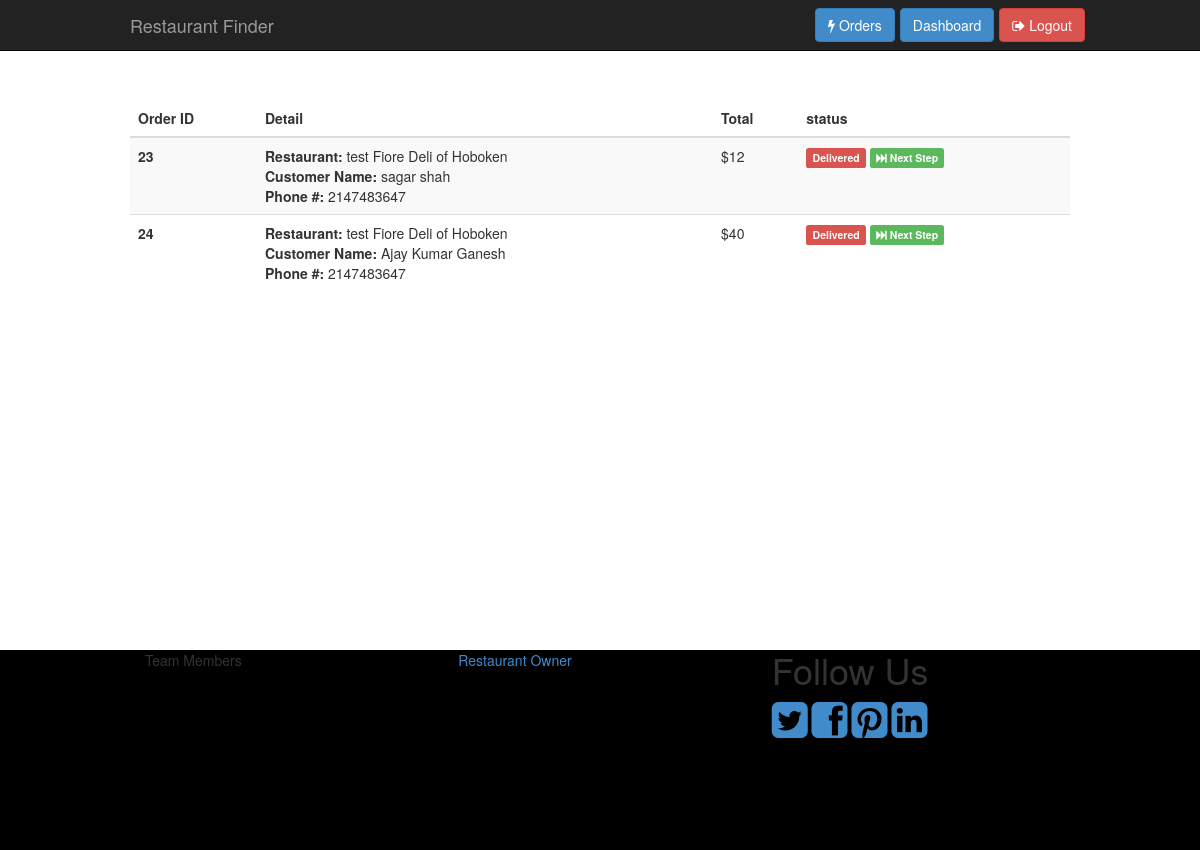
The app's page /owner-track-order.php (signed in) with its own data.
### tables this page shows
CREATE TABLE `order` (
  `id` int(11) NOT NULL,
  `user_id` int(11) DEFAULT NULL,
  `restaurant_id` int(11) DEFAULT NULL,
  `total` double DEFAULT NULL,
  `card_id` int(11) DEFAULT NULL,
  `address_id` int(11) DEFAULT NULL,
  `created_at` timestamp NULL DEFAULT NULL,
  `status` int(11) DEFAULT NULL,
  `updated_at` timestamp NULL DEFAULT NULL,
  `deleted_at` timestamp NULL DEFAULT NULL
);

CREATE TABLE `restaurant` (
  `id` int(11) NOT NULL,
  `owner_id` int(11) DEFAULT NULL,
  `name` varchar(100) DEFAULT NULL,
  `address1` varchar(45) DEFAULT NULL,
  `address2` varchar(45) DEFAULT NULL,
  `city` varchar(45) DEFAULT NULL,
  `state` varchar(45) DEFAULT NULL,
  `zipcode` int(11) DEFAULT NULL,
  `phone` int(12) DEFAULT NULL,
  `image` varchar(100) DEFAULT NULL,
  `open_time` time DEFAULT NULL,
  `close_time` time DEFAULT NULL,
  `pos_lat` varchar(45) DEFAULT NULL,
  `pos_lon` varchar(45) DEFAULT NULL,
  `rating` int(11) DEFAULT NULL,
  `review_count` int(11) NOT NULL,
  `status` int(11) DEFAULT NULL,
  `created_at` timestamp NULL DEFAULT NULL,
  `updated_at` timestamp NULL DEFAULT NULL,
  `deleted_at` timestamp NULL DEFAULT NULL
);

CREATE TABLE `users` (
  `id` int(11) NOT NULL,
  `email` varchar(100) DEFAULT NULL,
  `password` varchar(100) NOT NULL,
  `first_name` varchar(45) DEFAULT NULL,
  `last_name` varchar(45) DEFAULT NULL,
  `phone` int(11) DEFAULT NULL,
  `type` enum('user','restaurant_owner','admin') DEFAULT NULL,
  `status` int(11) DEFAULT NULL,
  `created_at` timestamp NULL DEFAULT NULL,
  `updated_at` timestamp NULL DEFAULT NULL,
  `deleted_at` timestamp NULL DEFAULT NULL
);

CREATE TABLE `delivery_address` (
  `id` int(11) NOT NULL,
  `user_id` int(11) DEFAULT NULL,
  `line1` varchar(45) DEFAULT NULL,
  `line2` varchar(45) DEFAULT NULL,
  `city` varchar(45) DEFAULT NULL,
  `state` varchar(45) DEFAULT NULL,
  `zipcode` int(11) DEFAULT NULL,
  `phone` int(12) DEFAULT NULL,
  `created_at` timestamp NULL DEFAULT NULL,
  `updated_at` timestamp NULL DEFAULT NULL,
  `deleted_at` timestamp NULL DEFAULT NULL
);

### model/session.php (called while the page is built, shortened)
<?php
class Session{
	public function session_exist( $session_name ){
		return isset($_SESSION[$session_name]);
	}
	public function get_session_data( $session_name ){
		return $_SESSION[$session_name];
	}
}
?>

### model/order.php (called while the page is built, shortened)
<?php
Class Order extends DB
{
	function __construct(){
 	$tableName = 'order';
 	}
}
?>

### database/settings.php (called while the page is built)
<?php
    $db_connection = array();
    $db_connection['host'] = "localhost";
    $db_connection['username'] = "root";
    $db_connection['password'] = "root";
    $db_connection['database'] = "restaurant_finder";
?>

### database/connection.php (called while the page is built, shortened)
<?php
    require_once 'settings.php';
    class DatabaseConnection
    {
        private $host = "localhost:8888";
        private $username = "root";
        private $password = "";
        private $database = "expense_report";
        private $mysqli;
        public function __construct ()
        {
            global $db_connection;
            $host = $db_connection['host'];
            $username = $db_connection['username'];
            $password = $db_connection['password'];
            $database = $db_connection['database'];
        }
        public function setup ($host, $username, $password, $db)
        {
            $this->host = $host;
            $this->username = $username;
            $this->password = $password;
            $this->database = $db;
        }
        public function connect ()
        {
            try {
                if (!$this->mysqli = new mysqli($this->host, $this->username, $this->password, $this->database))
                    throw new Exception("Cannot Connect to " . $this->host);
            } catch (Exception $e) {
                echo $e->getMessage();
                exit;
            }
        }
        public function send_sql($statement) {
            return $this->mysqli->query($statement);
        }
    }
?>

### model/restaurant.php (called while the page is built, shortened)
<?php
class Restaurant extends DB
{
	function __construct(){
		$tableName = 'restaurant';
	}
}
?>

### database/orm.php (called while the page is built, shortened)
<?php
require_once 'connection.php';
class DB{
    protected $table;
    private $dbConnection;
    public function __construct($table)
    {
        $this->dbConnection = new DatabaseConnection();
        $this->table = $table;
    }
    public function multipleFind($column,$value)
    {
        $findString = "SELECT * FROM `$this->table` WHERE `$column` = '$value' AND `deleted_at` IS NULL;";
        $result = $this->dbConnection->send_sql($findString);
        $data = [];
        while($row = mysqli_fetch_object($result))
          {
            array_push($data,(array) $row);
          }
        return $data;
    }
    public function execSQL($data)
    {
        return $this->dbConnection->send_sql($data);
    }
}
?>

### owner-track-order.php (the view, shortened to what this page needs)
<?php
require_once 'model/session.php';
require_once 'model/restaurant.php';
require_once 'model/order.php';
$session = new Session();
$order = new Order();
$restaurant = new Restaurant();
$user_id = $session->get_session_data('id');
$restaurants = $restaurant->multipleFind('owner_id',$user_id);
$size = sizeof($restaurants);
$count = 1;
$arr = "(";
foreach ($restaurants as $key => $value) {
    if($count == $size)
    {
        $arr.=$value['id'];
    }else{
        $arr.=$value['id'].",";
    }
    $count+=1;
}
$result = $order->execSQL('SELECT *,`order`.`id` as `orderId`,`order`.`status` as `orderStatus` FROM `order` INNER JOIN `users` ON `users`.`id` = `order`.`user_id` INNER JOIN `restaurant` ON `restaurant`.`id` = `order`.`restaurant_id` INNER JOIN `credit_cards` ON `credit_cards`.`id` = `order`.`card_id` INNER JOIN `delivery_address` ON `delivery_address`.`id` = `order`.`address_id` WHERE `order`.`restaurant_id` IN '.$arr.');');
$data = [];
while($row = mysqli_fetch_object($result))
{
array_push($data,(array) $row);
}
?>
<!DOCTYPE html>
<html lang="en">
<head>
	<?php include("./include/header.php"); ?>
</head>
<body>
	<?php include("./include/navbar.php"); ?>
	<div class="container" style="margin-top:100px;margin-bottom:50px;min-height:500px">
		<? if($session->session_exist('user_type')): ?>
			<? if($session->get_session_data('user_type') == 'restaurant_owner'): ?>
			<table class="table table-striped table-hover">
				<thead>
					<tr>
						<th>Order ID</th>
						<th>Detail</th>
						<th>Total</th>
						<th>status</th>
					</tr>
				</thead>
				<tbody>
					<?php
					foreach ($data as $value) {
						echo '<tr>
						<th>'.$value['orderId'].'</th>
						<td><b>Restaurant:</b> ';
						echo $value['name'].'<br>
						<b>Customer Name: </b>'.$value['first_name'].' '.$value['last_name'].'<br>
						<b>Phone #: </b>'.$value['phone'].'
						</td>
						<td>$'.$value['total'].'</td>
						<td>';
						switch (intval($value['orderStatus'])) {
							case 6: echo '<span class="label label-danger">Delivered</span>';
								break;
								default:echo '<span class="label label-danger">Delivered</span>';
								break;
						}
						echo ' <a href="next_step.php?order-id='.$value['orderId'].'" class="label label-success"><i class="fa fa-fast-forward"></i> Next Step</a></td>
					</tr> ';
					}
					?>
				</tbody>
			</table>
			<? else: ?>
				<h1>Not-Authorized</h1>
			<? endif; ?>
		<? else: ?>
			<h1>Non-Authenticated</h1>
		<? endif; ?>
</div>
<?php include('./include/footer.php') ?>
</body>
</html>

### assets/css/style.css (style rules this page uses)
@media (min-width: 1200px) { .container { width: 970px; } }

### records on screen
order: id "23", restaurant.name "test Fiore Deli of Hoboken", user.first_name "sagar", user.last_name "shah", address.phone "2147483647", total "12", status "Delivered"
order: id "24", restaurant.name "test Fiore Deli of Hoboken", user.first_name "Ajay Kumar", user.last_name "Ganesh", address.phone "2147483647", total "40", status "Delivered"
